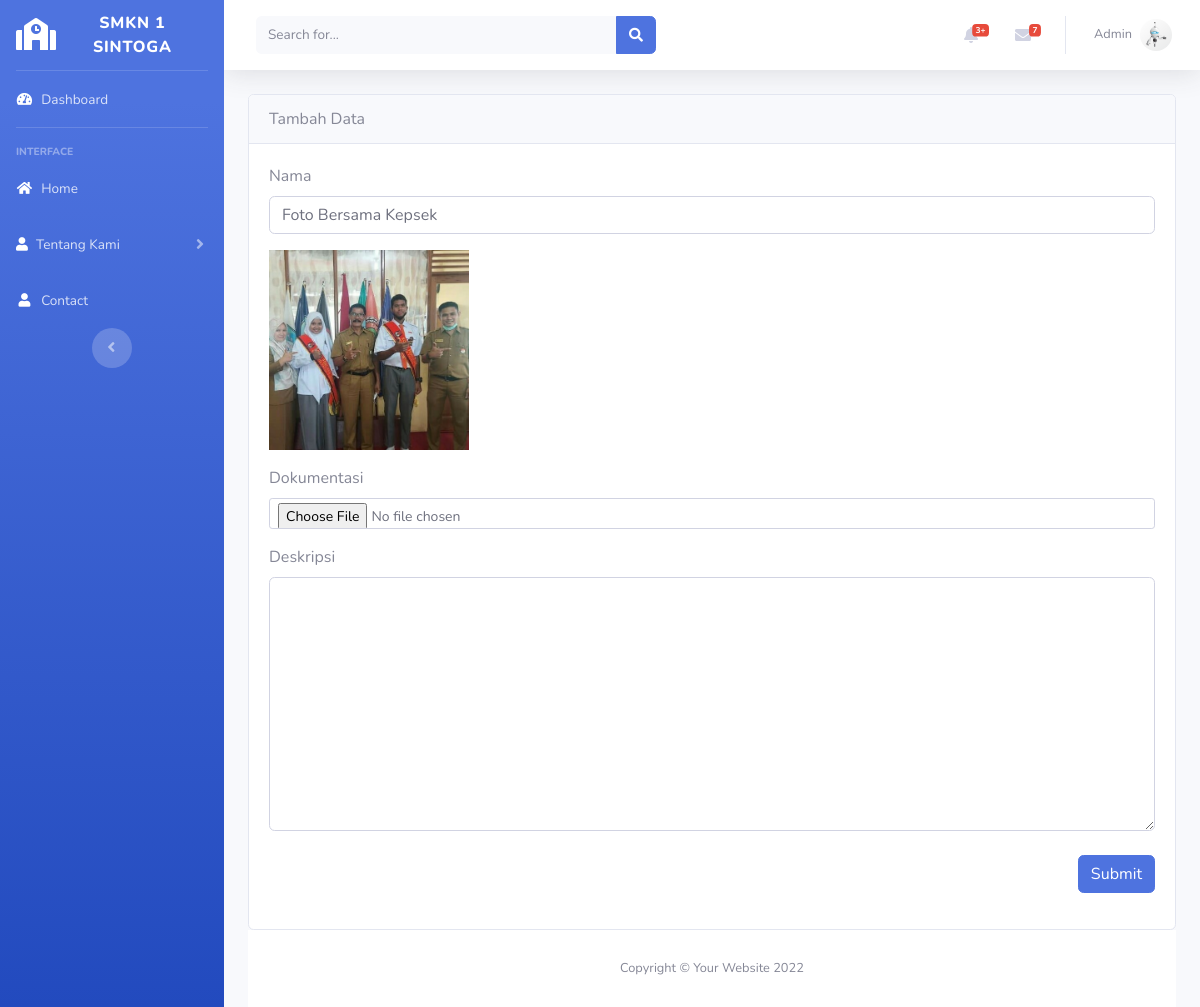
Screenshot of /backend/index.php?page=sarana_prasarana/edit&id_sp=2 (signed in) with the database file from the repository.
### tables this page shows
CREATE TABLE `sarana_prasarana` (
  `id_sp` int(5) NOT NULL,
  `nama` varchar(30) NOT NULL,
  `foto` varchar(288) NOT NULL,
  `deskripsi` text NOT NULL
);

### backend/sarana_prasarana/edit.php (the view, shortened to what this page needs)
<?php
$id_sp = $_GET['id_sp'];
$edit = $koneksi->query("SELECT * FROM `sarana_prasarana` WHERE id_sp='$id_sp'")->fetch_assoc();
?>
<div class="card">
<div class="card-header">
    Tambah Data
</div>
<div class="card-body">
<form action="#" method="POST"  enctype="multipart/form-data">
  <div class="form-group">
    <label for="nama">Nama</label>
    <input type="text" class="form-control" placeholder="" name="nama" value="<?= $edit['nama']?>">
  </div>
  <div class="form-group">
  	<img src="foto/<?= $edit['foto'] ?>" width="200" alt="">
  </div>
  <div class="form-group">
    <label for="">Dokumentasi</label>
    <input type="file" require name="foto" class="form-control form-control-sm">
  </div>
  <div class="form-group">
    <label for="deskripsi">Deskripsi</label>
    <textarea name="deskripsi" id="deskripsi" cols="30" rows="10" class="form-control" > </textarea>
  <div align="right">
      <br>
  <button type="submit" name="simpan" class="btn btn-primary">Submit</button>
</form>
</div>
</div>

### rows the page displays
sarana_prasarana: nama "Foto Bersama Kepsek", foto (picture)

### other values shown
$_SESSION['username'] "Admin"
